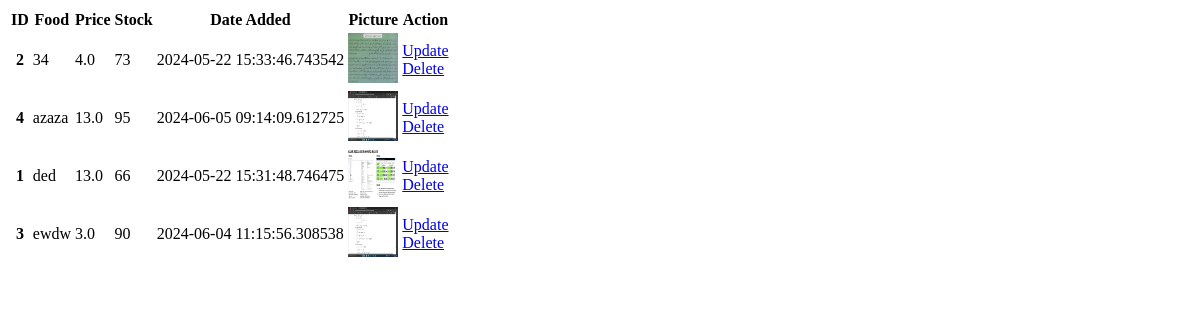
/list_product (signed in), run on an earlier commit of the app's database.
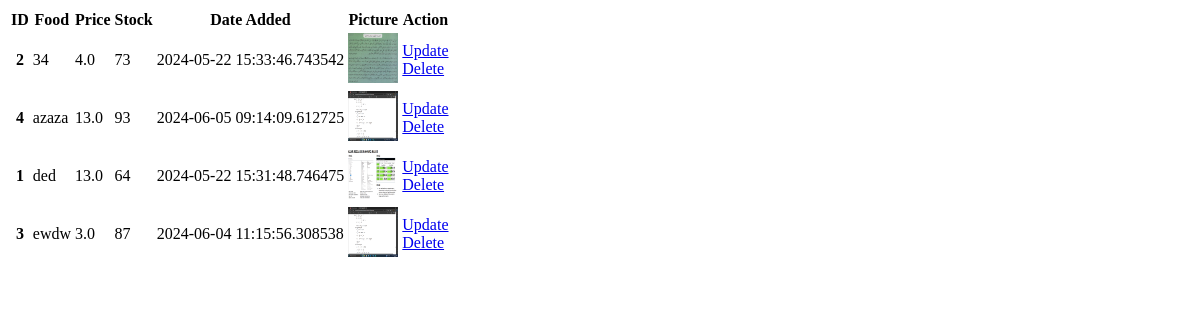
And on a later commit of the database.
### website/models.py (models this page shows)
class Product(db.Model):
    __tablename__ = 'product'
    id = db.Column(db.Integer, primary_key=True)
    product_name = db.Column(db.String(100), unique=True, nullable=False)
    product_price = db.Column(db.Float, nullable=False)
    in_stock = db.Column(db.Integer, nullable=False)
    product_picture = db.Column(db.String(1000), unique=True, nullable=False)
    product_calorie = db.Column(db.Integer, nullable=False)
    date_added = db.Column(db.DateTime, default=datetime.utcnow)
    carts = db.relationship('Cart', backref=db.backref('product', lazy=True))
    orders = db.relationship('Order', backref=db.backref('product', lazy=True))

### website/admin.py (the view)
@admin.route('/list_product')
def list_food():
    if current_user.admin == True:
        foods = Product.query.order_by(Product.product_name).all()
        return render_template('listfood.html', foods=foods)
    return render_template('404.html')

### website/__init__.py (called while the page is built)
def create_app():
    app = Flask(__name__)
    app.config['SECRET KEY'] = 'ayamgoreng'
    app.secret_key = 'ayamgoreng'
    app.config['SQLALCHEMY_DATABASE_URI'] = f'sqlite:///{DB_NAME}'
    db.init_app(app)
    @app.errorhandler(404)
    def page_not_found(error):
        return render_template('404.html')
    from .views import views
    from .auth import auth
    from .admin import admin
    from .models import User
    app.register_blueprint(views, url_prefix = '/')
    app.register_blueprint(auth, url_prefix = '/')
    app.register_blueprint(admin, url_prefix = '/')
    from .models import User
    with app.app_context():
        db.create_all()
    login_manager = LoginManager()
    login_manager.login_view = "auth.userauth"
    login_manager.init_app(app)
    @login_manager.user_loader
    def load_user(id):
        return User.query.get(int(id))
    return app

### website/templates/listfood.html
<!DOCTYPE html>
<html>
<table class="listfoodtabletable">
    <thead>
        <tr>
            <th scope="'col">ID</th>
            <th scope="'col">Food</th>
            <th scope="'col">Price</th>
            <th scope="'col">Stock</th>
            <th scope="'col">Date Added</th>
            <th scope="'col">Picture</th>
            <th scope="'col">Action</th>
        </tr>
    </thead>
    <tbody>
        {% for food in foods %}
        <tr>
            <th scope="row">{{ food.id }}</th>
            <td> {{ food.product_name }}</td>
            <td> {{ food.product_price }}</td>
            <td> {{ food.in_stock }}</td>
            <td> {{ food.date_added }}</td>
            <td> <img src="{{ food.product_picture }}" alt="" style= "height: 50px; width: 50px; border: 2px;"></td>
            <td>
                <a href="/update-product/{{ food.id }}">Update</a>
                <br>
                <a href="/remove-product/{{ food.id }}">Delete</a>
            </td>
        </tr>
        {% endfor %}
    </tbody>
</table>
</html>

What changed in the data, as far as the page shows it:
changed Product "azaza": in_stock "95" → "93"
changed Product "ded": in_stock "66" → "64"
changed Product "ewdw": in_stock "90" → "87"
